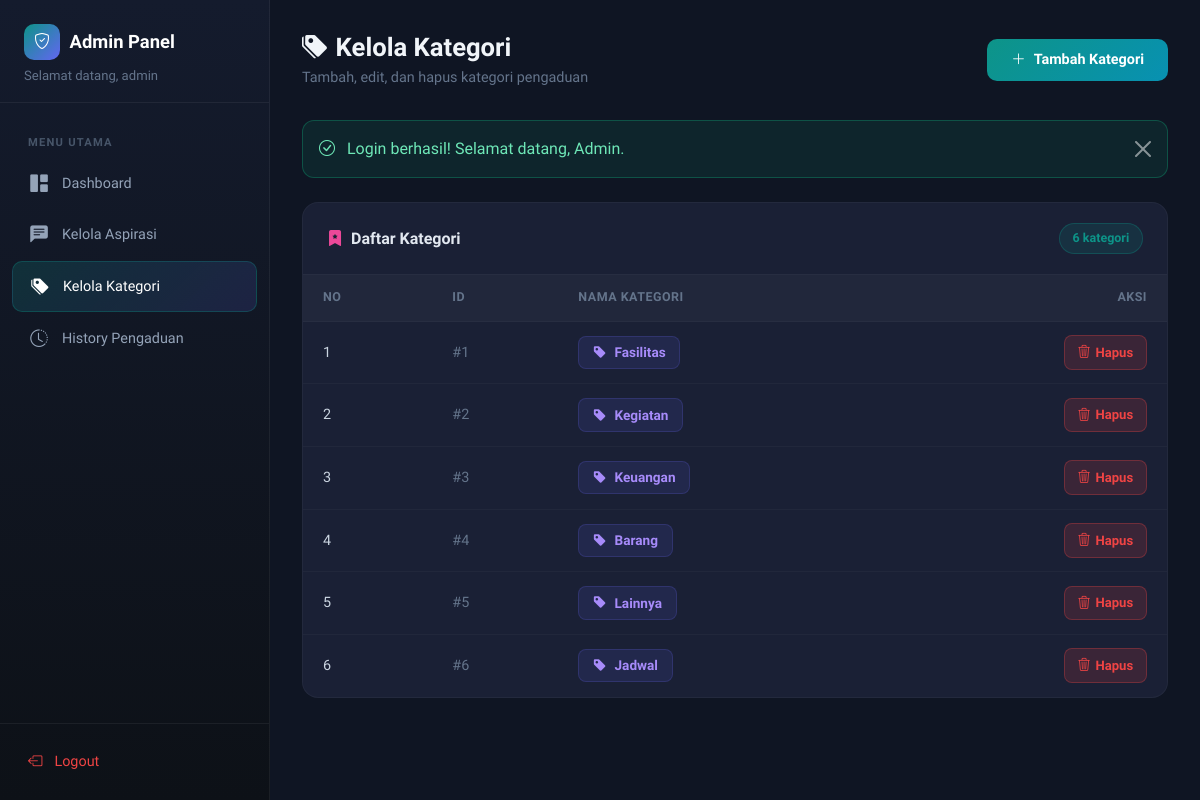
The page /?page=kategori (signed in) on the database its author committed.
### tables this page shows
CREATE TABLE `kategori` (
  `id_kategori` int(11) NOT NULL,
  `ket_kategori` varchar(30) NOT NULL
);

### controllers/KategoriController.php (called while the page is built, shortened)
<?php
require_once __DIR__ . '/Controller.php';
require_once __DIR__ . '/../models/Kategori.php';
class KategoriController extends Controller {
    private $kategoriModel;
    public function __construct() {
        $this->kategoriModel = new Kategori();
    }
    public function index() {
        $kategori = $this->kategoriModel->getAll();
        $flash = $this->getFlash();
        $this->view('admin/kategori', [
            'kategori' => $kategori,
            'flash' => $flash
        ]);
    }
}

### config/Database.php (called while the page is built, shortened)
<?php
class Database {
    private static $instance = null;
    private $connection;
    private function __construct() {
        $this->host = DB_HOST;
        $this->dbname = DB_NAME;
        $this->username = DB_USER;
        $this->password = DB_PASS;
        try {
            $dsn = "mysql:host={$this->host};dbname={$this->dbname};charset=utf8mb4";
            $options = [
                PDO::ATTR_ERRMODE => PDO::ERRMODE_EXCEPTION,
                PDO::ATTR_DEFAULT_FETCH_MODE => PDO::FETCH_ASSOC,
                PDO::ATTR_EMULATE_PREPARES => false,
            ];
            $this->connection = new PDO($dsn, $this->username, $this->password, $options);
        } catch (PDOException $e) {
            die("Koneksi database gagal: " . $e->getMessage());
        }
    }
    public static function getInstance() {
        if (self::$instance === null) {
            self::$instance = new self();
        }
        return self::$instance;
    }
    public function getConnection() {
        return $this->connection;
    }
}

### models/Model.php (called while the page is built, shortened)
<?php
require_once __DIR__ . '/../config/Database.php';
abstract class Model {
    protected $db;
    protected $table;
    public function __construct() {
        $this->db = Database::getInstance()->getConnection();
    }
    public function getAll() {
        $stmt = $this->db->query("SELECT * FROM {$this->table}");
        return $stmt->fetchAll();
    }
}

### views/admin/kategori.php (the view, shortened to what this page needs)
<?php
require_once __DIR__ . '/../layouts/header.php';
?>
<div class="admin-wrapper">
    <aside class="admin-sidebar">
        <div class="sidebar-brand">
            <h5>
                <span class="brand-icon"><i class="bi bi-shield-check"></i></span>
                Admin Panel
            </h5>
            <small>Selamat datang, <?= $_SESSION['admin_username'] ?></small>
        </div>
        <nav class="sidebar-nav">
            <div class="nav-label">Menu Utama</div>
            <div class="nav-item">
                <a class="nav-link" href="<?= BASE_URL ?>?page=dashboard">
                    <i class="bi bi-grid-1x2-fill"></i>Dashboard
                </a>
            </div>
            <div class="nav-item">
                <a class="nav-link" href="<?= BASE_URL ?>?page=aspirasi">
                    <i class="bi bi-chat-left-text-fill"></i>Kelola Aspirasi
                </a>
            </div>
            <div class="nav-item">
                <a class="nav-link active" href="<?= BASE_URL ?>?page=kategori">
                    <i class="bi bi-tags-fill"></i>Kelola Kategori
                </a>
            </div>
            <div class="nav-item">
                <a class="nav-link" href="<?= BASE_URL ?>?page=history">
                    <i class="bi bi-clock-history"></i>History Pengaduan
                </a>
            </div>
        </nav>
        <div class="sidebar-footer">
            <a class="nav-link" href="<?= BASE_URL ?>?action=logout-admin" style="display:flex;align-items:center;gap:0.75rem;color:#ef4444;text-decoration:none;padding:0.7rem 1rem;border-radius:10px;font-size:0.9rem;transition:all 0.2s;">
                <i class="bi bi-box-arrow-left"></i>Logout
            </a>
        </div>
    </aside>
    <main class="admin-main">
        <div class="page-header">
            <div>
                <h2><i class="bi bi-tags-fill me-2"></i>Kelola Kategori</h2>
                <p>Tambah, edit, dan hapus kategori pengaduan</p>
            </div>
            <button class="btn-add" data-bs-toggle="modal" data-bs-target="#addKategoriModal">
                <i class="bi bi-plus-lg"></i>Tambah Kategori
            </button>
        </div>
        <?php if ($flash): ?>
            <div class="alert alert-dark-custom <?= $flash['type'] === 'error' ? 'alert-danger' : '' ?> alert-dismissible fade show" role="alert">
                <i class="bi bi-<?= $flash['type'] === 'error' ? 'exclamation-triangle' : 'check-circle' ?> me-2"></i>
                <?= $flash['message'] ?>
                <button type="button" class="btn-close" data-bs-dismiss="alert" aria-label="Close" style="filter:invert(1);opacity:0.5;"></button>
            </div>
        <?php endif; ?>
        <div class="content-card">
            <div class="content-card-header">
                <h5><i class="bi bi-bookmark-star-fill me-2" style="color:#ec4899;"></i>Daftar Kategori</h5>
                <span style="background:rgba(13,148,136,0.15);color:#0d9488;border:1px solid rgba(13,148,136,0.3);padding:0.3rem 0.8rem;border-radius:20px;font-size:0.78rem;font-weight:600;">
                    <?= count($kategori) ?> kategori
                </span>
            </div>
            <?php if (empty($kategori)): ?>
                <div class="empty-state">
                    <i class="bi bi-tags"></i>
                    <p>Belum ada kategori. Tambahkan kategori pertama!</p>
                </div>
            <?php else: ?>
                <div style="overflow-x: auto;">
                    <table class="dark-table">
                        <thead>
                            <tr>
                                <th>No</th>
                                <th>ID</th>
                                <th>Nama Kategori</th>
                                <th style="text-align:right;">Aksi</th>
                            </tr>
                        </thead>
                        <tbody>
                            <?php $no = 1; foreach ($kategori as $item): ?>
                                <tr>
                                    <td><?= $no++ ?></td>
                                    <td style="color:#64748b;">#<?= $item['id_kategori'] ?></td>
                                    <td>
                                        <span class="kategori-badge">
                                            <i class="bi bi-tag-fill"></i>
                                            <?= htmlspecialchars($item['ket_kategori']) ?>
                                        </span>
                                    </td>
                                    <td style="text-align:right;">
                                        <div style="display:flex;gap:0.5rem;justify-content:flex-end;">
                                            <a href="<?= BASE_URL ?>?action=kategori-delete&id=<?= $item['id_kategori'] ?>"
                                               class="btn-delete"
                                               onclick="return confirm('Yakin ingin menghapus kategori ini?')">
                                                <i class="bi bi-trash3"></i>Hapus
                                            </a>
                                        </div>
                                    </td>
                                </tr>
                            <?php endforeach; ?>
                        </tbody>
                    </table>
                </div>
            <?php endif; ?>
        </div>
    </main>
</div>
<?php require_once __DIR__ . '/../layouts/footer.php'; ?>

### views/layouts/header.php (style rules this page uses)
:root { --primary-color: #e11d48; --primary-dark: #be123c; --primary-light: #f97316; --secondary-color: #f97316; --success-color: #10b981; --warning-color: #f59e0b; --danger-color: #ef4444; --dark-color: #1e293b; --light-bg: #fef7f7; }
* { font-family: 'Plus Jakarta Sans', sans-serif; }
body { background: var(--light-bg); min-height: 100vh; }
.alert { border-radius: 12px; border: none; }

### views/admin/kategori.php (style rules this page uses)
.admin-wrapper { display: flex; min-height: 100vh; background: #0f1523; }
.admin-sidebar { width: 270px; background: linear-gradient(180deg, #141b2d 0%, #0d1117 100%); border-right: 1px solid rgba(255,255,255,0.06); position: fixed; top: 0; left: 0; height: 100vh; z-index: 100; display: flex; flex-direction: column; }
.sidebar-brand { padding: 1.5rem 1.5rem 1rem; border-bottom: 1px solid rgba(255,255,255,0.06); }
.sidebar-brand h5 { color: #fff; font-weight: 800; font-size: 1.15rem; margin: 0; display: flex; align-items: center; gap: 0.6rem; }
.sidebar-brand h5 .brand-icon { width: 36px; height: 36px; background: linear-gradient(135deg, #0d9488, #6366f1); border-radius: 10px; display: flex; align-items: center; justify-content: center; font-size: 1rem; }
.sidebar-brand small { color: #64748b; display: block; margin-top: 0.4rem; font-size: 0.82rem; }
.sidebar-nav { padding: 1rem 0.75rem; flex: 1; }
.sidebar-nav .nav-label { color: #475569; font-size: 0.7rem; font-weight: 700; text-transform: uppercase; letter-spacing: 1.2px; padding: 0.5rem 1rem; margin-top: 0.5rem; }
.sidebar-nav .nav-item { margin-bottom: 2px; }
.sidebar-nav .nav-link { display: flex; align-items: center; gap: 0.75rem; padding: 0.7rem 1rem; color: #94a3b8; border-radius: 10px; font-size: 0.9rem; font-weight: 500; transition: all 0.2s ease; text-decoration: none; }
.sidebar-nav .nav-link.active { color: #fff; background: linear-gradient(135deg, rgba(13,148,136,0.2), rgba(99,102,241,0.15)); border: 1px solid rgba(13,148,136,0.3); }
.sidebar-nav .nav-link i { font-size: 1.1rem; width: 22px; text-align: center; }
.sidebar-footer { padding: 1rem 0.75rem; border-top: 1px solid rgba(255,255,255,0.06); }
.admin-main { margin-left: 270px; flex: 1; padding: 2rem; background: #0f1523; min-height: 100vh; }
.page-header { display: flex; justify-content: space-between; align-items: center; margin-bottom: 2rem; }
.page-header h2 { color: #f1f5f9; font-weight: 800; font-size: 1.6rem; margin: 0; }
.page-header p { color: #64748b; font-size: 0.9rem; margin: 0.25rem 0 0; }
.content-card { background: #1a2035; border-radius: 16px; border: 1px solid rgba(255,255,255,0.04); overflow: hidden; margin-bottom: 1.5rem; }
.content-card-header { padding: 1.25rem 1.5rem; display: flex; justify-content: space-between; align-items: center; border-bottom: 1px solid rgba(255,255,255,0.06); }
.content-card-header h5 { color: #e2e8f0; font-weight: 700; font-size: 1rem; margin: 0; }
.btn-add { background: linear-gradient(135deg, #0d9488, #0891b2); border: none; color: white; padding: 0.65rem 1.5rem; border-radius: 10px; font-weight: 600; font-size: 0.9rem; transition: all 0.3s; display: inline-flex; align-items: center; gap: 0.5rem; }
.btn-delete { background: rgba(239,68,68,0.15); border: 1px solid rgba(239,68,68,0.3); color: #ef4444; padding: 0.4rem 0.8rem; border-radius: 8px; font-size: 0.82rem; font-weight: 600; transition: all 0.2s; text-decoration: none; display: inline-flex; align-items: center; gap: 0.3rem; }
.dark-table { width: 100%; border-collapse: collapse; }
.dark-table thead th { background: rgba(255,255,255,0.03); color: #64748b; font-size: 0.78rem; font-weight: 600; text-transform: uppercase; letter-spacing: 0.5px; padding: 0.85rem 1.25rem; border-bottom: 1px solid rgba(255,255,255,0.06); }
.dark-table tbody td { color: #cbd5e1; font-size: 0.9rem; padding: 0.85rem 1.25rem; border-bottom: 1px solid rgba(255,255,255,0.03); vertical-align: middle; }
.dark-table tbody tr:last-child td { border-bottom: none; }
.kategori-badge { display: inline-flex; align-items: center; gap: 0.5rem; padding: 0.35rem 0.85rem; background: rgba(99,102,241,0.12); border: 1px solid rgba(99,102,241,0.2); border-radius: 8px; color: #a78bfa; font-weight: 600; font-size: 0.85rem; }
.alert-dark-custom { background: rgba(16,185,129,0.1); border: 1px solid rgba(16,185,129,0.3); color: #6ee7b7; border-radius: 12px; margin-bottom: 1.5rem; }
.content-card { animation: fadeInUp 0.5s ease forwards; opacity: 0; }

### rows shown on the page
kategori: id_kategori "1", ket_kategori "Fasilitas"
kategori: id_kategori "2", ket_kategori "Kegiatan"
kategori: id_kategori "3", ket_kategori "Keuangan"
kategori: id_kategori "4", ket_kategori "Barang"
kategori: id_kategori "5", ket_kategori "Lainnya"
kategori: id_kategori "6", ket_kategori "Jadwal"

### other values the page prints
$_SESSION['admin_username'] "admin"
$flash['message'] "Login berhasil! Selamat datang, Admin."
count($kategori) "6"
